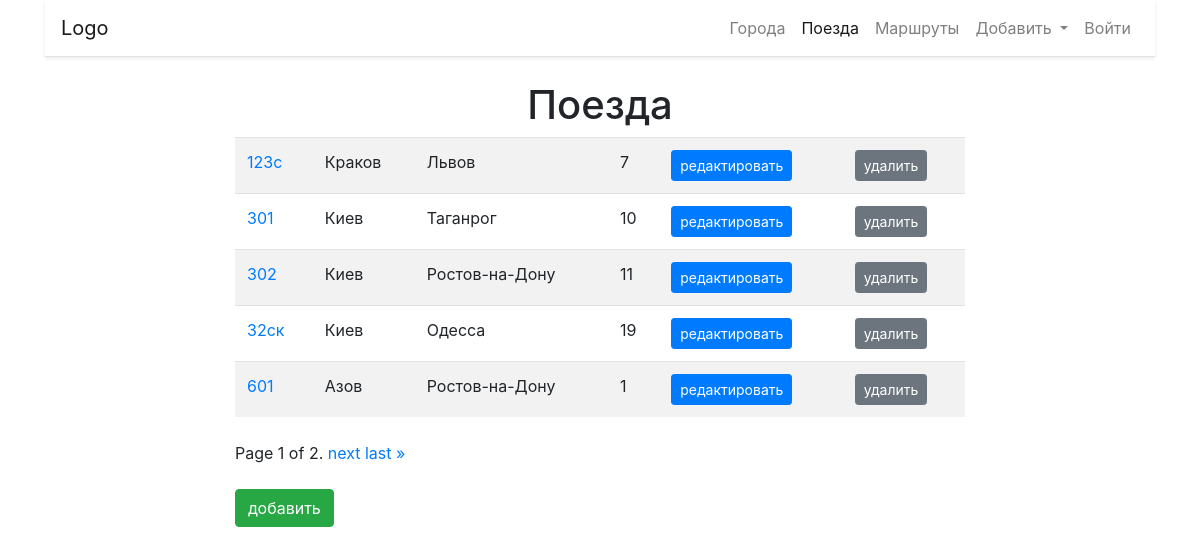
The app's page /trains/ with its own data.
### trains/models.py (models this page shows, shortened)
class Train(models.Model):
    name = models.CharField(max_length=100, unique=True, verbose_name='Номер поезда')
    from_city = models.ForeignKey(City, on_delete=models.CASCADE,
        verbose_name='Откуда', related_name='from_city')
    to_city = models.ForeignKey(City, on_delete=models.CASCADE,
        verbose_name='Куда', related_name='to_city')
    travel_time = models.IntegerField(verbose_name='Время в пути')
    class Meta:
        verbose_name = 'Поезд'
        verbose_name_plural = 'Поезда'
        ordering = ['name']

### cities/models.py (models this page shows)
class City(models.Model):
    name = models.CharField(max_length=100, unique=True, verbose_name='Город (один)')
    def __str__(self):
        return self.name
    class Meta:
        verbose_name = 'Город'
        verbose_name_plural = 'Города'
        ordering = ['name']

### trains/views.py (the view)
# urls.py: path('', home, name='home'),
def home(request):
    trains = Train.objects.all() #получить все записи
    paginator = Paginator(trains, 5)
    page = request.GET.get('page')
    trains = paginator.get_page(page)
    return render(request, 'trains/home.html', {'objects_list': trains})

### trains/templates/trains/home.html (shortened to what this page needs)
{% extends "boot4.html" %}
{% block content %}
    <h1 class="text-center">Поезда</h1>
    <div class="row">
        <div class="col-md-8 mx-auto">
            <table class="table table-striped">
                {% for object in objects_list %}
                    <tr>
                        <td><a href='{% url "train:detail" pk=object.pk %}'>{{object.name}}</a></td>
                        <td>{{object.from_city}}</td>
                        <td>{{object.to_city}}</td>
                        <td>{{object.travel_time}}</td>
                        <td><a href='{% url "train:update" pk=object.pk %}'>
                            <button type="button" class="btn btn-primary btn-sm">редактировать</button>
                        </a></td>
                        <td><a href='{% url "train:delete" pk=object.pk %}'>
                                <button type="button" class="btn btn-secondary btn-sm">удалить</button>
                        </a></td>
                    </tr>
                {% endfor %}
            </table>
            <div class="pagination my-4">
                <span class="step-links">
                    <span class="current">
                        Page {{ objects_list.number }} of {{ objects_list.paginator.num_pages }}.
                    </span>
                    {% if objects_list.has_next %}
                        <a href="?page={{ objects_list.next_page_number }}">next</a>
                        <a href="?page={{ objects_list.paginator.num_pages }}">last &raquo;</a>
                    {% endif %}
                </span>
            </div>
            <a href='{% url "train:add" %}'>
                <button type="button" class="btn btn-success">добавить</button>
            </a>
        </div>
    </div>
{% endblock %}

### records on screen
Train: name "123с", from_city "Краков", to_city "Львов", travel_time "7"
Train: name "301", from_city "Киев", to_city "Таганрог", travel_time "10"
Train: name "302", from_city "Киев", to_city "Ростов-на-Дону", travel_time "11"
Train: name "32ск", from_city "Киев", to_city "Одесса", travel_time "19"
Train: name "601", from_city "Азов", to_city "Ростов-на-Дону", travel_time "1"

### other values on screen
{{ objects_list.number }} "1"
{{ objects_list.paginator.num_pages }} "2"
